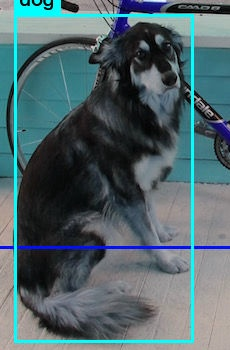
#> input picture My_Strive_Work/M6 - Computer Vision/D1/cropped dog.jpg, 230 x 350 px
$ jupyter execute 'Meme Creator.ipynb'   (shell and % lines are left out)   (older library calls are emulated)
#> lines starting #> are read from the running program, lines starting #| are printed output that depends on the picture; after the words box and inside, x2 and y2 are one past the last pixel; in counts of white or black regions, pixels touching at a corner belong together
[cell 1]
import cv2
import matplotlib.pyplot as plt

from PIL import ImageFont, ImageDraw, Image
import numpy as np

[cell 2]
def meme(path, text):
#> called with path = 'cropped dog.jpg', text = 'Hello'
    img = cv2.imread(path, 3)
#> img is the input picture: shape (350, 230, 3); mean B, G, R 107, 101.9, 80.5
    rgb_img = cv2.cvtColor(img, cv2.COLOR_BGR2RGB)
    clone = img.copy()

    font = cv2.FONT_HERSHEY_SIMPLEX
    textsize = cv2.getTextSize(text, font, 1, 2)[0]
    textX = (img.shape[1] - textsize[0]) // 2
#> textX = 76
    textY = (img.shape[0] + textsize[1]) // 2
#> textY = 186
    fontScale = 1
    color = (255, 255, 255)
    thickness = 2
    cv2.putText(clone, text, (textX, textY), font,
                    fontScale, color, thickness, cv2.LINE_AA)
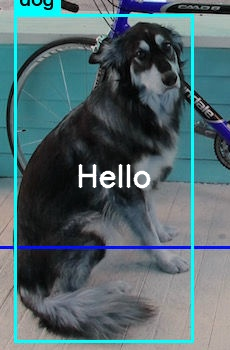
#> clone: shape (350, 230, 3); 1.2% of pixels changed, all inside (x1, y1, x2, y2) = (78, 164, 151, 189)

    cv2.imshow('Meme', clone)
    cv2.waitKey(0)
    cv2.destroyAllWindows()

meme('cropped dog.jpg', 'Hello')

[cell 3]
def meme_v2(path, text):
#> called with path = 'cropped dog.jpg', text = 'Hello Sir'
    img = cv2.imread(path, 3)
    #rgb_img = cv2.cvtColor(img, cv2.COLOR_BGR2RGB)
    clone = img.copy()
    pil_img = Image.fromarray(clone)

    draw = ImageDraw.Draw(pil_img)
    impact_font = ImageFont.truetype('impact/impact.ttf', 32)
    draw.text((40, 80), text,(255,255,255),
            font=impact_font)

    result = np.array(pil_img)
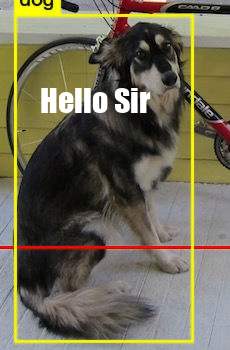
#> result: shape (350, 230, 3); mean R, G, B 110.7, 105.7, 85

    cv2.imshow('Meme', result)
    cv2.waitKey(0)
    cv2.destroyAllWindows()

meme_v2('cropped dog.jpg', 'Hello Sir')
